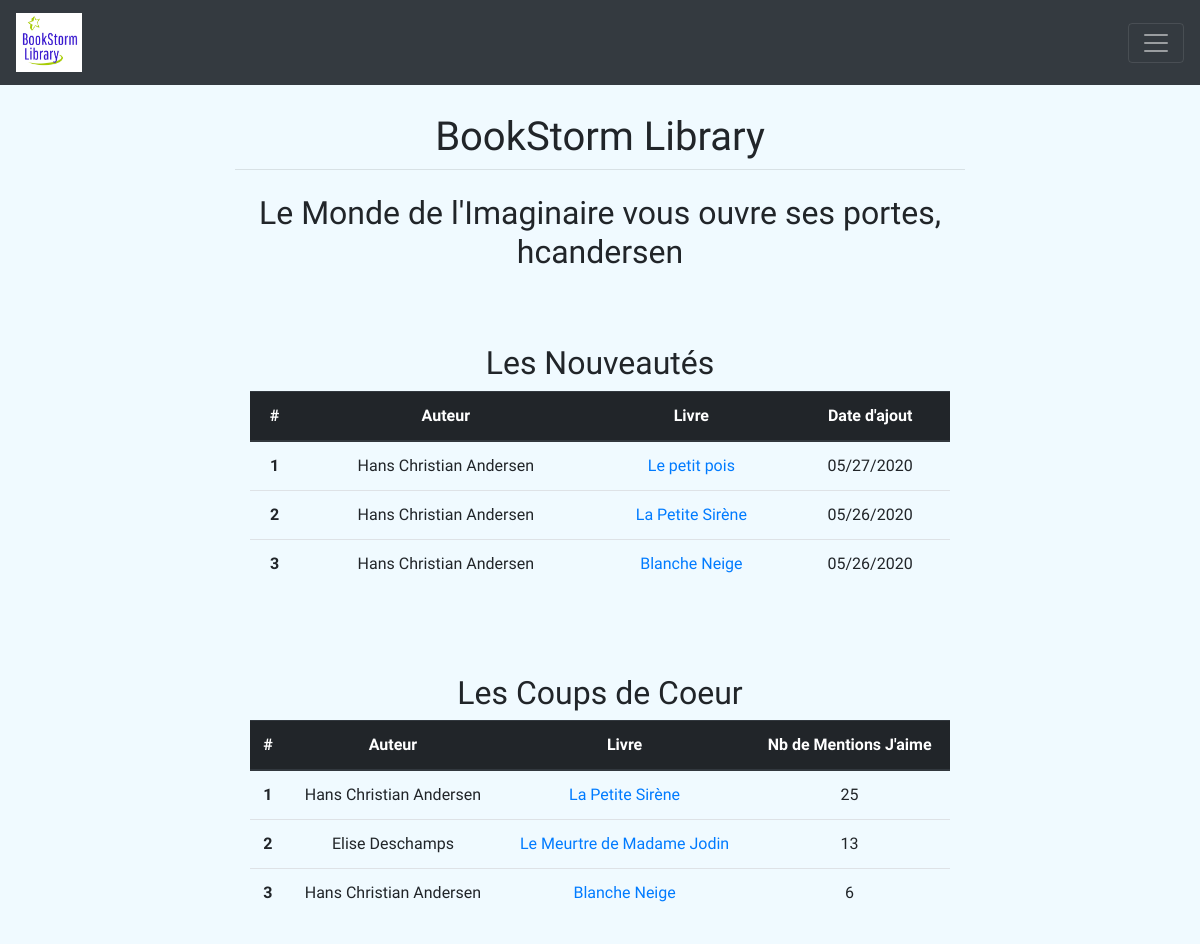
/ (signed in), run on the app's committed database.
### accounts/models.py (models this page shows, shortened)
class Account(AbstractUser):
    is_author	= models.BooleanField(default=False)
    def has_author_account(self):
        return self.is_author
    def __str__(self):
        if self.first_name is None or self.first_name is '': #no null in python, use None instead
            return self.username
        else:
            return self.get_full_name()

### books/models.py (models this page shows, shortened)
class Book(models.Model): #() indicate inheritance
	title				= models.CharField(max_length=120)
	summary 			= models.TextField()
	author				= models.ForeignKey(Account, on_delete=models.CASCADE, limit_choices_to={'is_author': True}) # possible values of on_delete: [CASCADE, PROTECT, SET_NULL, SET_DEFAULT, SET(value)]
	publication_date	= models.DateField()
	create_stamp        = models.DateField(auto_now_add=True)
	categories			= models.ManyToManyField(Category) # ManyToMany relationship with the Category model class
	price				= models.DecimalField(max_digits = 5, decimal_places = 2)
	nb_likes			= models.IntegerField(default=0, editable=False)
	def __str__(self):
		return self.title # toString method ==> print(obj)

### pages/views.py (the view)
# urls.py: path('', index_view, name='index'),
def index_view(request):
	print(request.user.is_authenticated)
	if request.user.is_authenticated:
		new_arrivals_list 	= Book.objects.order_by('-create_stamp')[:3] #order by descending order, keep first 3
		top_books_list 		= Book.objects.order_by('-nb_likes')[:3] #order by descending order, keep first 3
		context = {
			'new_arrivals_list'	: new_arrivals_list,
			'top_books_list'	: top_books_list
		}
		return render(request, 'index.html', context)
	else:
		return render(request, 'accounts:login', {})

### pages/templates/index.html
{% extends 'base.html' %}
{% block content %}
	{% load pages_extras %}
	<h2 style="text-align: center;">Le <span style="font-family: 'Mountains of Christmas', cursive;">Monde de l'Imaginaire</span> vous ouvre ses portes, {{ user.get_username }}</h2>
	{% if not new_arrivals_list and not top_books_list %}
		<div class="alert alert-warning text-center">
			Nous n'avons malheureusement aucun livre à vous proposer pour le moment. Mais revenez bientôt, nous aurons certainement de quoi vous faire rêver!
		</div>
	{% else %}
		<div class="container" style="margin-top: 10%">
			<div class="row" style="margin-bottom: 10%;">
				<div class="col text-center align-self-center">
					<h2 style="font-family: 'Mountains of Christmas', cursive;">Les Nouveautés</h2>
					<table class="table">
					  <thead class="thead-dark">
					    <tr>
					      <th scope="col">#</th>
					      <th scope="col">Auteur</th>
					      <th scope="col">Livre</th>
					      <th scope="col">Date d'ajout</th>
					    </tr>
					  </thead>
					  <tbody>
					  	{% for book in new_arrivals_list%}
					  		<tr>
						      <th scope="row">{{ forloop.counter }}</th>
						      <td>{{ book.author }}</td>
						      <td><a href="{% url 'books:book-detail' book.pk %}">{{ book }}</a></td>
						      <td>{{ book.create_stamp|date:"SHORT_DATE_FORMAT" }}</td>
						    </tr>
					  	{% endfor %}
					  </tbody>
					</table>
				</div>
			</div>
			<div class="row">
				<div class="col text-center align-self-center">
					<div class="col text-center align-self-center">
						<h2 style="font-family: 'Mountains of Christmas', cursive;">Les Coups de Coeur</h2>
					</div>
					<table class="table table-hover">
					  <thead class="thead-dark">
					    <tr>
					      <th scope="col">#</th>
					      <th scope="col">Auteur</th>
					      <th scope="col">Livre</th>
					      <th scope="col">Nb de Mentions J'aime</th>
					    </tr>
					  </thead>
					  <tbody>
					    {% for book in top_books_list %}
					  		<tr>
						      <th scope="row">{{ forloop.counter }}</th>
						      <td>{{ book.author }}</td>
						      <td><a href="{% url 'books:book-detail' book.pk %}">{{ book }}</a></td>
						      <td>{{ book.nb_likes }}</td>
						    </tr>
					  	{% endfor %}
					  </tbody>
					</table>
				</div>
			</div>
	{% endif %}
{% endblock %}

### pages/templates/base.html (style rules this page uses)
body { font-family: 'Dosis', sans-serif; }

### data on the page
Account: get_username "hcandersen"
Book: author "Hans Christian Andersen", title "Le petit pois", create_stamp "05/27/2020"
Book: author "Hans Christian Andersen", title "La Petite Sirène", create_stamp "05/26/2020", nb_likes "25"
Book: author "Hans Christian Andersen", title "Blanche Neige", create_stamp "05/26/2020", nb_likes "6"
Book: author "Elise Deschamps", title "Le Meurtre de Madame Jodin", nb_likes "13"
